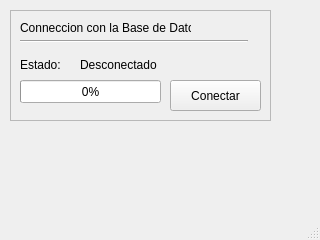
<?xml version="1.0" encoding="UTF-8"?>
<ui version="4.0">
 <class>MainWindow</class>
 <widget class="QMainWindow" name="MainWindow">
  <property name="geometry">
   <rect>
    <x>0</x>
    <y>0</y>
    <width>320</width>
    <height>240</height>
   </rect>
  </property>
  <property name="windowTitle">
   <string>MainWindow</string>
  </property>
  <widget class="QWidget" name="centralwidget">
   <widget class="QFrame" name="frame_2">
    <property name="geometry">
     <rect>
      <x>10</x>
      <y>10</y>
      <width>261</width>
      <height>111</height>
     </rect>
    </property>
    <property name="frameShape">
     <enum>QFrame::StyledPanel</enum>
    </property>
    <property name="frameShadow">
     <enum>QFrame::Raised</enum>
    </property>
    <widget class="QLabel" name="label_2">
     <property name="geometry">
      <rect>
       <x>10</x>
       <y>10</y>
       <width>171</width>
       <height>16</height>
      </rect>
     </property>
     <property name="text">
      <string>Conneccion con la Base de Datos</string>
     </property>
    </widget>
    <widget class="Line" name="line_3">
     <property name="geometry">
      <rect>
       <x>10</x>
       <y>30</y>
       <width>118</width>
       <height>3</height>
      </rect>
     </property>
     <property name="orientation">
      <enum>Qt::Horizontal</enum>
     </property>
    </widget>
    <widget class="Line" name="line_4">
     <property name="geometry">
      <rect>
       <x>120</x>
       <y>30</y>
       <width>118</width>
       <height>3</height>
      </rect>
     </property>
     <property name="orientation">
      <enum>Qt::Horizontal</enum>
     </property>
    </widget>
    <widget class="QPushButton" name="conectar">
     <property name="geometry">
      <rect>
       <x>160</x>
       <y>70</y>
       <width>91</width>
       <height>31</height>
      </rect>
     </property>
     <property name="text">
      <string>Conectar</string>
     </property>
    </widget>
    <widget class="QLabel" name="label_4">
     <property name="geometry">
      <rect>
       <x>70</x>
       <y>40</y>
       <width>81</width>
       <height>29</height>
      </rect>
     </property>
     <property name="text">
      <string>Desconectado</string>
     </property>
    </widget>
    <widget class="QLabel" name="label_3">
     <property name="geometry">
      <rect>
       <x>10</x>
       <y>40</y>
       <width>41</width>
       <height>29</height>
      </rect>
     </property>
     <property name="maximumSize">
      <size>
       <width>16777</width>
       <height>16777215</height>
      </size>
     </property>
     <property name="text">
      <string>Estado:</string>
     </property>
    </widget>
    <widget class="QProgressBar" name="conectando">
     <property name="geometry">
      <rect>
       <x>10</x>
       <y>70</y>
       <width>141</width>
       <height>23</height>
      </rect>
     </property>
     <property name="value">
      <number>0</number>
     </property>
    </widget>
   </widget>
  </widget>
  <widget class="QMenuBar" name="menubar">
   <property name="geometry">
    <rect>
     <x>0</x>
     <y>0</y>
     <width>320</width>
     <height>21</height>
    </rect>
   </property>
  </widget>
  <widget class="QStatusBar" name="statusbar"/>
 </widget>
 <resources/>
 <connections/>
</ui>
